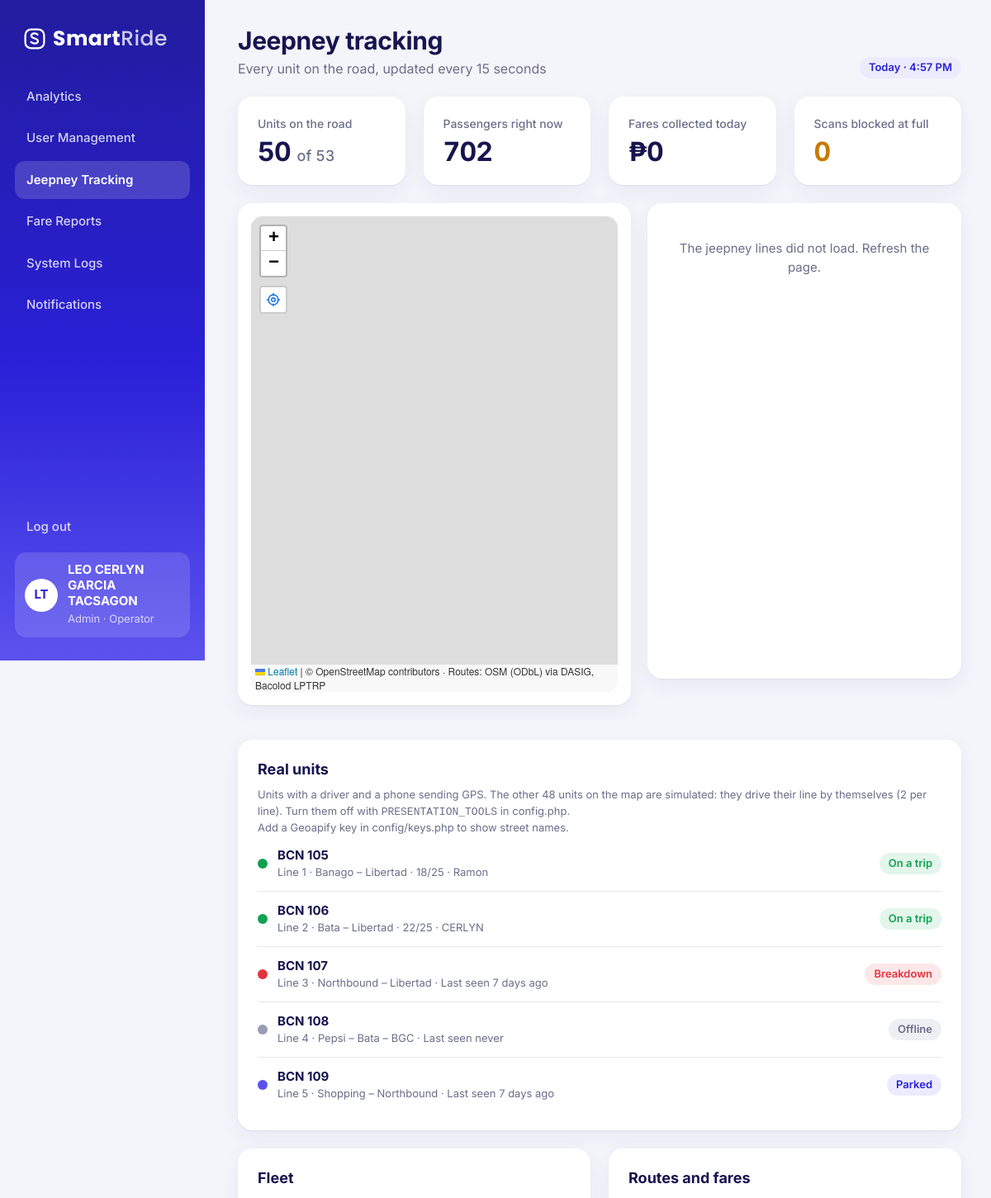
Screenshot of /controllers/admin_tracking.php (signed in, upper part) with the database file from the repository.
### tables this page shows
CREATE TABLE trips (
  trip_id     INT UNSIGNED NOT NULL AUTO_INCREMENT,
  unit_id     SMALLINT UNSIGNED NOT NULL,
  route_id    SMALLINT UNSIGNED NOT NULL,
  driver_id   INT UNSIGNED NOT NULL,
  started_at  DATETIME NOT NULL,
  ended_at    DATETIME NULL,
  PRIMARY KEY (trip_id),
  KEY idx_trips_driver (driver_id, started_at),
  KEY idx_trips_unit (unit_id, ended_at),
  CONSTRAINT fk_trips_unit FOREIGN KEY (unit_id) REFERENCES jeepneys (unit_id),
  CONSTRAINT fk_trips_route FOREIGN KEY (route_id) REFERENCES routes (route_id),
  CONSTRAINT fk_trips_driver FOREIGN KEY (driver_id) REFERENCES users (user_id)
);

CREATE TABLE jeepneys (
  unit_id      SMALLINT UNSIGNED NOT NULL AUTO_INCREMENT,
  operator_id  INT UNSIGNED NOT NULL,
  route_id     SMALLINT UNSIGNED NULL,              
  unit_code    VARCHAR(20) NOT NULL,
  plate_no     VARCHAR(20) NOT NULL,
  capacity     TINYINT UNSIGNED NOT NULL DEFAULT 25,
  status       ENUM('active','breakdown','offline') NOT NULL DEFAULT 'active',
  simulated    TINYINT(1) NOT NULL DEFAULT 0,       
  PRIMARY KEY (unit_id),
  UNIQUE KEY uq_unit_code (unit_code),
  KEY idx_units_route (route_id),
  CONSTRAINT fk_jeepneys_operator FOREIGN KEY (operator_id) REFERENCES users (user_id),
  CONSTRAINT fk_jeepneys_route FOREIGN KEY (route_id) REFERENCES routes (route_id) ON DELETE SET NULL
);

CREATE TABLE routes (
  route_id     SMALLINT UNSIGNED NOT NULL AUTO_INCREMENT,
  route_name   VARCHAR(100) NOT NULL,               
  short_name   VARCHAR(40) NOT NULL,                
  origin       VARCHAR(60) NOT NULL,
  destination  VARCHAR(60) NOT NULL,
  base_fare    DECIMAL(6,2) NOT NULL,
  color        CHAR(7) NOT NULL DEFAULT '#2A20D8',  
  PRIMARY KEY (route_id)
);

CREATE TABLE users (
  user_id        INT UNSIGNED NOT NULL AUTO_INCREMENT,
  role_id        TINYINT UNSIGNED NOT NULL,
  full_name      VARCHAR(100) NOT NULL,
  email          VARCHAR(100) NOT NULL,
  phone          VARCHAR(20) NOT NULL,
  username       VARCHAR(50) NOT NULL,
  password_hash  VARCHAR(255) NOT NULL,
  status         ENUM('active','inactive') NOT NULL DEFAULT 'active',
  sms_alerts     TINYINT(1) NOT NULL DEFAULT 0,    
  email_alerts   TINYINT(1) NOT NULL DEFAULT 0,    
  created_at     DATETIME NOT NULL,
  PRIMARY KEY (user_id),
  UNIQUE KEY uq_username (username),
  KEY fk_users_role (role_id),
  CONSTRAINT fk_users_role FOREIGN KEY (role_id) REFERENCES roles (role_id)
);

### controllers/admin_tracking.php (called while the page is built, shortened)
<?php
require_once '../config/db_connect.php';
require_once '../includes/functions.php';
require_once '../models/fare_model.php';
require_once '../models/fleet_model.php';
require_once '../includes/geoapify.php';
require_once '../models/route_model.php';
$fleet = get_fleet($conn);
foreach ($fleet as $i => $unit) {
    $fleet[$i]['address'] = '';
}
$on_road = 0;
$riding = 0;
foreach ($fleet as $unit) {
    if ($unit['state'] === 'on_trip') {
        $on_road++;
        $riding += (int) $unit['onboard'];
    }
}
$today = get_fare_totals_since($conn, date('Y-m-d 00:00:00'));
include '../views/admin/tracking.php';

### models/fleet_model.php (called while the page is built, shortened)
<?php
require_once __DIR__ . '/route_model.php';
function get_fleet($conn)
{
    $stmt = $conn->prepare("SELECT j.unit_id, j.unit_code, j.plate_no, j.capacity, j.status, j.simulated,
                                   t.trip_id, r.route_id, r.route_name, r.short_name, r.color, u.full_name AS driver_name,
                                   (SELECT onboard FROM passenger_logs pl WHERE pl.trip_id = t.trip_id
                                    ORDER BY pl.count_id DESC LIMIT 1) AS onboard,
                                   g.latitude, g.longitude, g.recorded_at
                            FROM jeepneys j
                            LEFT JOIN trips t ON t.unit_id = j.unit_id AND t.ended_at IS NULL
                            LEFT JOIN routes r ON r.route_id = COALESCE(t.route_id, j.route_id)
                            LEFT JOIN users u ON u.user_id = t.driver_id
                            LEFT JOIN gps_pings g ON g.ping_id = (SELECT MAX(ping_id) FROM gps_pings gp WHERE gp.unit_id = j.unit_id)
                            ORDER BY j.simulated, j.unit_code");
    $stmt->execute();
    $units = $stmt->get_result()->fetch_all(MYSQLI_ASSOC);
    foreach ($units as $i => $unit) {
        $units[$i]['route_id'] = $unit['route_id'] !== null ? (int) $unit['route_id'] : null;
        $units[$i]['simulated'] = (bool) $unit['simulated'];
        if ($units[$i]['simulated']) {
            $units[$i] = simulate_unit($conn, $units[$i]);
            continue;
        }
        $on_trip = $unit['trip_id'] !== null;
        if ($unit['status'] !== 'active') {
            $units[$i]['state'] = $unit['status'];
        } elseif ($on_trip) {
            $units[$i]['state'] = 'on_trip';
        } else {
            $units[$i]['state'] = 'parked';
        }
        $units[$i]['onboard'] = $on_trip ? (int) $unit['onboard'] : null;
        $units[$i]['seats_left'] = $on_trip ? max(0, (int) $unit['capacity'] - (int) $unit['onboard']) : null;
        $units[$i]['latitude'] = $unit['latitude'] !== null ? (float) $unit['latitude'] : null;
        $units[$i]['longitude'] = $unit['longitude'] !== null ? (float) $unit['longitude'] : null;
        $units[$i]['seen'] = time_ago($unit['recorded_at']);
    }
    return $units;
}
function simulate_unit($conn, $unit)
{
    $unit['trip_id'] = null;
    $unit['driver_name'] = null;
    $unit['latitude'] = null;
    $unit['longitude'] = null;
    $unit['seen'] = 'just now';
    $line = demo_line_geometry($conn, $unit['route_id']);
    if ($line) {
        $start = (($unit['unit_id'] % 2) * 0.5 + ($unit['unit_id'] % 7) * 0.03) * $line['total'];
        $point = point_along_line($line, fmod(time() * DEMO_SPEED_MPS + $start, $line['total']));
        $unit['latitude'] = $point[0];
        $unit['longitude'] = $point[1];
    }
    $cap = (int) $unit['capacity'];
    $onboard = (int) round($cap * (0.55 + 0.45 * sin(time() / 900 + $unit['unit_id'] * 1.7)));
    $unit['onboard'] = max(0, min($cap, $onboard));
    $unit['seats_left'] = $cap - $unit['onboard'];
    $unit['state'] = 'on_trip';
    return $unit;
}
function demo_line_geometry($conn, $route_id)
{
    static $cache = [];
    if (array_key_exists($route_id, $cache)) {
        return $cache[$route_id];
    }
    $saved = get_saved_route_path($conn, $route_id);
    $points = $saved ? json_decode($saved['points'], true) : [];
    $first = $points[0];
    $last = $points[count($points) - 1];
    $dist = [0.0];
    for ($k = 1; $k < count($points); $k++) {
        $dist[] = $dist[$k - 1] + 1000 * line_km($points[$k - 1][0], $points[$k - 1][1], $points[$k][0], $points[$k][1]);
    }
    return $cache[$route_id] = ['points' => $points, 'dist' => $dist, 'total' => max(1.0, $dist[count($dist) - 1])];
}
function point_along_line($line, $meters)
{
    $dist = $line['dist'];
    $points = $line['points'];
    for ($k = 1; $k < count($points); $k++) {
        if ($dist[$k] >= $meters) {
            $part = $dist[$k] - $dist[$k - 1];
            $t = $part > 0 ? ($meters - $dist[$k - 1]) / $part : 0;
            return [round($points[$k - 1][0] + ($points[$k][0] - $points[$k - 1][0]) * $t, 6),
                    round($points[$k - 1][1] + ($points[$k][1] - $points[$k - 1][1]) * $t, 6)];
        }
    }
    return $points[count($points) - 1];
}
function line_km($lat1, $lng1, $lat2, $lng2)
{
    $dlat = deg2rad($lat2 - $lat1);
    $dlng = deg2rad($lng2 - $lng1);
    $a = sin($dlat / 2) ** 2 + cos(deg2rad($lat1)) * cos(deg2rad($lat2)) * sin($dlng / 2) ** 2;
    return 6371 * 2 * atan2(sqrt($a), sqrt(1 - $a));
}

### models/route_model.php (called while the page is built, shortened)
<?php
function get_saved_route_path($conn, $route_id)
{
    $stmt = $conn->prepare("SELECT * FROM route_paths WHERE route_id = ?");
    $stmt->bind_param("i", $route_id);
    $stmt->execute();
    return $stmt->get_result()->fetch_assoc();
}

### models/fare_model.php (called while the page is built, shortened)
<?php
function get_fare_totals_since($conn, $from)
{
    $stmt = $conn->prepare("SELECT COALESCE(SUM(status = 'paid'), 0) AS paid,
                                   COALESCE(SUM(CASE WHEN status = 'paid' THEN amount END), 0) AS revenue,
                                   COALESCE(SUM(status = 'blocked_full'), 0) AS blocked_full,
                                   COALESCE(SUM(status <> 'paid'), 0) AS blocked
                            FROM fare_transactions WHERE scanned_at >= ?");
    $stmt->bind_param("s", $from);
    $stmt->execute();
    return $stmt->get_result()->fetch_assoc();
}

### includes/geoapify.php (called while the page is built, shortened)
<?php
function geoapify_demo_mode()
{
    return GEOAPIFY_API_KEY === '';
}
require_once __DIR__ . '/../models/route_model.php';

### views/admin/tracking.php (the view, shortened to what this page needs)
<?php include '../views/partials/dashboard_top.php'; ?>
<?php page_head('Jeepney tracking', 'Every unit on the road, updated every 15 seconds', '<span class="pill pill-brand">' . icon('clock') . 'Today · ' . date('g:i A') . '</span>'); ?>
<div class="row cols-4">
    <div class="card stat-card"><div class="label">Units on the road</div><div class="value"><?= $on_road ?> <small>of <?= count($fleet) ?></small></div></div>
    <div class="card stat-card"><div class="label">Passengers right now</div><div class="value"><?= $riding ?></div></div>
    <div class="card stat-card"><div class="label">Fares collected today</div><div class="value"><?= peso($today['revenue'], 0) ?></div></div>
    <div class="card stat-card"><div class="label">Scans blocked at full</div><div class="value amber"><?= (int) $today['blocked_full'] ?></div></div>
</div>
<div class="lines-layout">
    <div class="card" style="padding:16px"><div class="map" id="map"><div class="map-note">Loading the map…</div></div></div>
    <div class="card lines-panel" id="linesPanel"><p class="empty">Loading the lines…</p></div>
</div>
<?php $real = array_filter($fleet, function ($u) { return !$u['simulated']; }); ?>
<div class="card">
    <h3>Real units</h3>
    <p class="hint" style="margin-top:-6px">Units with a driver and a phone sending GPS. <?php if (count($fleet) > count($real)): ?>The other <?= count($fleet) - count($real) ?> units on the map are simulated: they drive their line by themselves (2 per line). Turn them off with <code>PRESENTATION_TOOLS</code> in config.php.<?php endif; ?></p>
    <?php if (geoapify_demo_mode()): ?><p class="hint">Add a Geoapify key in config/keys.php to show street names.</p><?php endif; ?>
    <?php $dots = ['on_trip' => 'green', 'parked' => 'brand', 'breakdown' => 'red', 'offline' => 'gray']; ?>
    <?php foreach ($real as $u): $dot = $dots[$u['state']]; ?>
        <div class="list-row">
            <span class="dot <?= $dot ?>"></span>
            <div class="who" style="flex:1"><b><?= e($u['unit_code']) ?></b>
                <span><?= $u['route_id'] ? 'Line ' . (int) $u['route_id'] . ' · ' . e($u['short_name']) : 'No line' ?><?= $u['state'] === 'on_trip' ? ' · ' . (int) $u['onboard'] . '/' . (int) $u['capacity'] . ' · ' . e(first_name($u['driver_name'])) : ' · Last seen ' . e($u['seen']) ?></span>
                <?php if (!empty($u['address'])): ?><span class="small muted"><?= icon('pin') ?> <?= e($u['address']) ?></span><?php endif; ?></div>
            <?= pill($u['state']) ?>
        </div>
    <?php endforeach; ?>
</div>
<div class="row cols-2" id="fleet">
    <div class="card">
        <h3>Fleet</h3>
    </div>
    <div class="card" id="routes">
        <h3>Routes and fares</h3>
    </div>
</div>
<?php include '../views/partials/dashboard_bottom.php'; ?>

### includes/functions.php (shortened to what this page needs)
<?php
function e($value)
{
    return htmlspecialchars((string) ($value ?? ''), ENT_QUOTES, 'UTF-8');
}
function peso($amount, $decimals = 2)
{
    return '₱' . number_format((float) $amount, $decimals);
}
function logo($white = false)
{
    return '<span class="logo' . ($white ? ' white' : '') . '">'
        . '<svg viewBox="0 0 32 32" fill="none" stroke="currentColor" stroke-width="2.6" stroke-linecap="round" stroke-linejoin="round" aria-hidden="true">'
        . '<rect x="3" y="3" width="26" height="26" rx="8"/><path d="M11 20.5c1.4 1.3 3 1.9 5 1.9 2.7 0 4.5-1.4 4.5-3.4 0-4.6-9.2-2.6-9.2-7.3 0-1.9 1.8-3.2 4.3-3.2 1.8 0 3.3.6 4.4 1.7"/></svg>'
        . '<span>Smart<span class="logo-ride">Ride</span></span></span>';
}
function time_ago($datetime)
{
    if (!$datetime) {
        return 'never';
    }
    $diff = time() - strtotime($datetime);
    return floor($diff / 86400) . ' days ago';
}
function pill($status)
{
    $labels = [
        'paid'            => ['green', 'Paid'],
        'blocked_full'    => ['amber', 'Blocked · full'],
        'blocked_balance' => ['red', 'Blocked · low balance'],
        'blocked_frozen'  => ['red', 'Blocked · QR frozen'],
        'active'          => ['green', 'Active'],
        'breakdown'       => ['red', 'Breakdown'],
        'offline'         => ['gray', 'Offline'],
        'inactive'        => ['gray', 'Deactivated'],
        'frozen'          => ['red', 'Frozen'],
        'on_trip'         => ['green', 'On a trip'],
        'parked'          => ['brand', 'Parked'],
        'reload'          => ['brand', 'Reload'],
    ];
    $tone = 'gray';
    $label = ucfirst($status);
    if (isset($labels[$status])) {
        $tone = $labels[$status][0];
        $label = $labels[$status][1];
    }
    return '<span class="pill pill-' . $tone . '">' . e($label) . '</span>';
}
function page_head($heading, $sub = '', $tools = '')
{
    echo '<div class="page-head">';
    echo '<div style="display:flex;gap:14px;align-items:center;min-width:0">';
    echo '<div style="min-width:0"><h1>' . e($heading) . '</h1>';
    if ($sub !== '') {
        echo '<p>' . e($sub) . '</p>';
    }
    echo '</div></div>';
    if ($tools !== '') {
        echo '<div class="tools">' . $tools . '</div>';
    }
    echo '</div>';
}

### rows the page displays
trips: unit.unit_code "BCN 105", route.route_id "1", route.short_name "Banago – Libertad", onboard "18", unit.capacity "25", driver.full_name "Ramon", label "On a trip"
trips: unit.unit_code "BCN 106", route.route_id "2", route.short_name "Bata – Libertad", onboard "22", unit.capacity "25", driver.full_name "CERLYN", label "On a trip"
jeepneys: unit_code "BCN 107", route.route_id "3", route.short_name "Northbound – Libertad", seen "7 days ago", status "Breakdown"
jeepneys: unit_code "BCN 108", route.route_id "4", route.short_name "Pepsi – Bata – BGC", seen "never", status "Offline"
jeepneys: unit_code "BCN 109", route.route_id "5", route.short_name "Shopping – Northbound", seen "7 days ago", label "Parked"

### other values shown
$item[2] "Analytics"
$item[2] "User Management"
$item[2] "Jeepney Tracking"
$item[2] "Fare Reports"
$item[2] "System Logs"
$item[2] "Notifications"
initials($my_name) "LT"
$my_name "LEO CERLYN GARCIA TACSAGON"
$role_labels[$my_role] "Admin · Operator"
$heading "Jeepney tracking"
$sub "Every unit on the road, updated every 15 seconds"
$tools "Today · 4:57 PM"
$on_road "50"
count($fleet) "53"
$riding "702"
